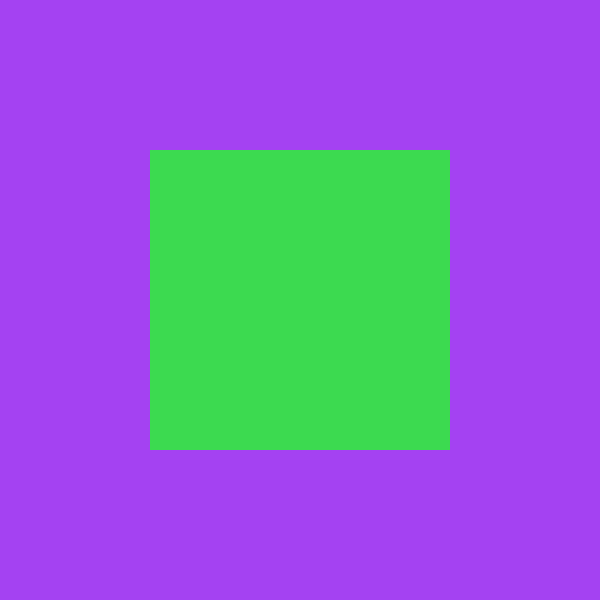
Frame 1 (no input)
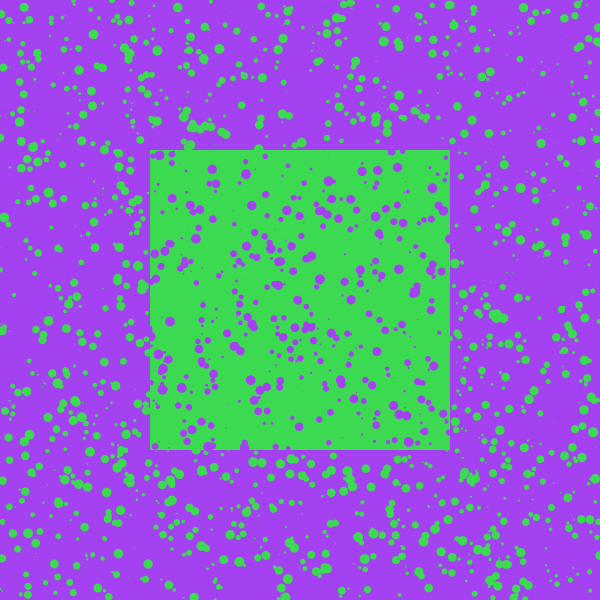
Frame 60 (the mouse pressed at the canvas centre just before this capture)
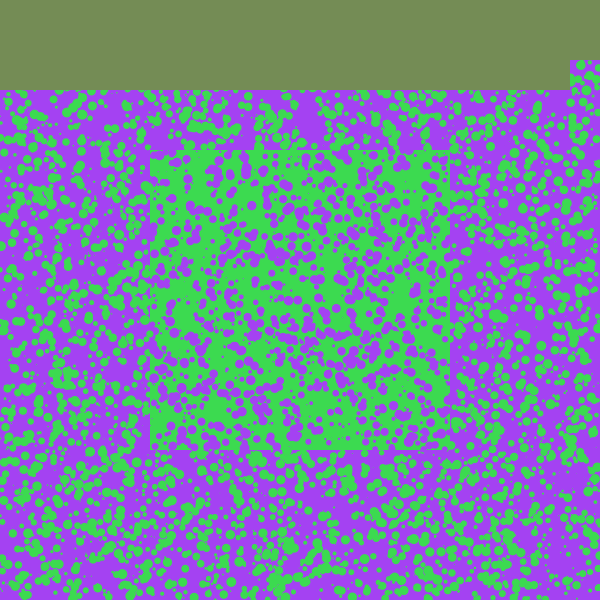
Frame 120 (the mouse held since frame 60 and released just before this capture)

The Processing sketch that drew these frames (run headless with seeded random() and noise(); from frame 60 on, the mouse is pressed at the canvas centre):

// Processing sketch: s011_eating_the_square
// ── s011_eating_the_square.pde
// made by alex
// iamalexbaker@gmail.com

color c1;
color c2;
color c3;
color[] c = new color[6];
int finalColour = 2;

int rate = 75;
int rate_t = 1;

float threshold = 0.8;

int stage = 0;
int transitioning = 0;

int t_grid = 20;
float t_time = 8.0;
int t_frames = 0;
int t_step = 0;

int intensity = 0;
int[] intensity_rate = {50,1,30,3};
int[][] intensity_limits = {{10,8000},{30,100},{100,3000}};

int n_circles = 8;
int n_rings = 3;
float angle_offset = 0;
float[] radius = {1,1,1};
float circle_size;
float circle_size_initial = 0.02;
int ring_active[] = new int[n_rings];

int[] stage_cycles = {0,4,4,3};
int cycle = 0;

int iteration = 0;

void setup()
{
  size(600,600);
  noStroke();
  stage = 0;
  transitioning = 0;
  t_step = 0;
  if(iteration==0) rate_t = 0;
  //float fr = frameRate;
  //t_frames = (t_time * fr);// / pow(t_grid,2);
  intensity = 0;
  intensity_rate[0] = 50;
  intensity_rate[1] = 2;
  angle_offset = 0;
  c[0] = c[2];
  c[1] = c[4];
  for(int i = (iteration==0)?0:2; i<c.length; i++)
  {
    c[i] = color(random(255),random(255),random(255));
  }
  background(c[0]);
  fill(c[1]);
  rect(width/4,height/4,width/2,height/2);
  iteration++;
}

void draw()
{
  float s;
  float x;
  float y;
  int gx;
  int gy;
  
  color cc;
  
  // STAGE 0 - 3
  float r = (stage==4)?exp(-intensity*0.01):rate_t;
  if(rate_t < rate) rate_t ++;
  for(int i = 0; i < r; i++)
  {
    s = random(10);
    x = random(width);
    y = random(height);
    if(x>=width/4 && x<=(3*width)/4 && y>=height/4 && y<=(3*height)/4)
    {
      fill(c[0]);
    }
    else
    {
      fill(c[1]);
    }
    ellipse(x,y,s,s);
  }
  
  // STAGE 0
  if(stage==0)
  {
    if(checkColour(20,4,c[1])>threshold){
      println("STAGE "+(stage+1));
      stage = 1;
      intensity = intensity_limits[0][0];
      cycle = 0;
    }
  }
  
  // STAGE 1 & 3
  if(stage == 1 || stage == 3)
  {
    if(stage == 1 || cycle < stage_cycles[3] - 1)
      intensity += intensity_rate[stage-1];
    else
      intensity -= abs(intensity_rate[stage-1])*2; // decrease it rapidly for the last cycle of stage 3
    if(intensity < intensity_limits[stage-1][0] || intensity > intensity_limits[stage-1][1]){
      intensity_rate[stage-1] *= -1;
      if(stage == 1) cycle++;
    }
    for(int i=0;i<intensity;i++)
    {
      x = (randomGaussian() * width * 0.2) + width/2;
      y = (randomGaussian() * height * 0.2) + height/2;
      set(int(x),int(y),c[2]);
    }
    if(cycle>stage_cycles[1] && stage == 1)
    {
      println("STAGE "+(stage+1));
      cycle = 0;
      stage = 2;
      intensity = intensity_limits[1][0];
      radius[0] = 1;
      radius[1] = width/3;
      radius[2] = 2*(width/3);
      angle_offset = 0;
      circle_size = circle_size_initial;
      for(int i = 0; i < n_rings; i++) ring_active[i] = 1;
    }
  }
  
  // STAGE 2 AND 3
  if(stage == 2 || stage == 3)
  {
    intensity += intensity_rate[1];
    if(intensity < intensity_limits[1][0] || intensity > intensity_limits[1][1]){
      intensity_rate[1] *= -1;
    }
    float angle;
    for(int k = 0; k < n_rings; k++)
    {
      if(ring_active[k] == 0) continue;
      for(int i = 0; i < n_circles; i++)
      {
        for(int j = 0; j < intensity; j++)
        {
          angle = (TWO_PI/n_circles)*i + angle_offset;
          x = (randomGaussian() * width * circle_size) + (width/2+(radius[k]*sin(angle)));
          y = (randomGaussian() * height * circle_size) + (height/2+(radius[k]*cos(angle)));
          set(int(x),int(y),lerpColor(c[3],c[4],(1/stage_cycles[3])*cycle));
        }
      }
      radius[k]++;
      if(radius[k] > width * 1.2){
        if(ring_active[k] == 1)
        {
          radius[k] = 1;
          if(stage == 3 && cycle > stage_cycles[stage] - 2) ring_active[k] = 0;
          cycle++;
        }
        println("cycle: "+cycle);
      }
    }
    angle_offset++;
    if(cycle>stage_cycles[stage])
    {
      circle_size = circle_size_initial;
      if(stage==3)
      {
        intensity = 1;
        for(int i = 0; i < n_rings; i++) ring_active[i] = 1;
      }
      cycle = 0;
      println("STAGE "+(stage+1));
      stage++;
    }
  }
  
  // STAGE 4
  if(stage == 4)
  {
    intensity += abs(intensity_rate[3]) * 2;
    for(int i = 0; i < intensity; i++)
    {
      x = random(width);
      y = random(height);
      
      if(x>=width/4 && x<=(3*width)/4 && y>=height/4 && y<=(3*height)/4)
      {
        cc = c[4];
      }
      else
      {
        cc = c[2];
      }
      set(int(x),int(y),cc);
    }
    if(checkColour(200,4,c[finalColour])>0.9 && transitioning == 0) 
    {
      t_step = 0;
      transitioning = 1;
    }
  }
  
  // TRANSITION STAGE (UNIVERSAL WHEN TRIGGERED)
  if(transitioning == 1)
  {
    for(int i = 0; i < t_step; i++)
    {
      gx = (i%t_grid);
      gy = floor(i/t_grid);
      x = gx*(width/t_grid);
      y = gy*(height/t_grid);
      if(gx>=t_grid/4 && gx<(3*t_grid)/4 && gy>=t_grid/4 && gy<(3*t_grid)/4)
      {
        cc = c[4];
      }
      else
      {
        cc = c[2];
      }
      fill(cc);
      rect(x,y,(width/t_grid),(height/t_grid));
    }
    t_step++;
    if(t_step > pow(t_grid,2)) setup();
  }
}

void mousePressed()
{
  transitioning = 1;
  //setup();
}

float checkColour(int n, float d, color col)
{
  int changed = 0;
  color cc;
  for(int i=0;i<n;i++)
  {
    int xx = int(random(width/d));
    int yy = int(random(height/d));
    cc = get(xx,yy);
    if(cc==col) changed++;
    //set(xx,yy,color(255,0,0)); // debug
  }
  return float(changed)/float(n);
}
